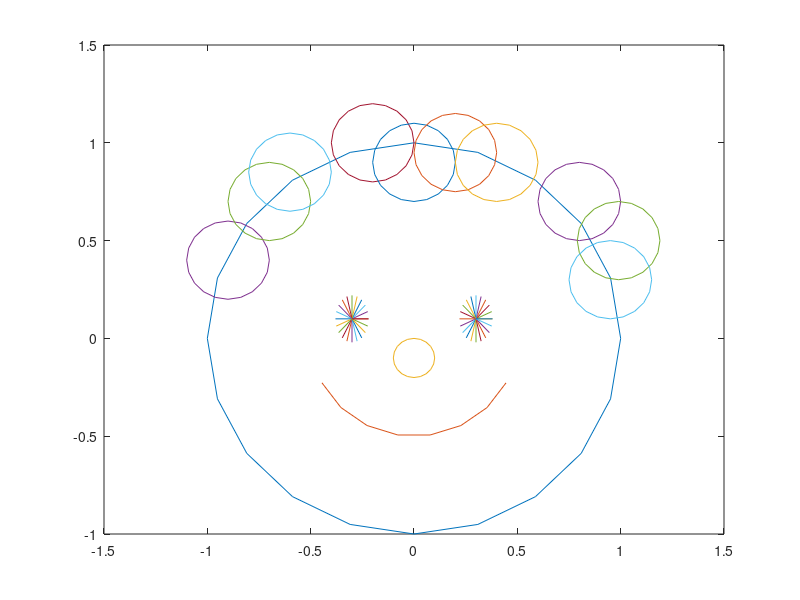

Write the MATLAB code that produced this figure.
function dummy=happy_f1

axis('square')
axis([-1.15,1.2,-1.1,1.25])
dt = pi/10;
t=0:dt:2*pi;
x=cos(t); y=sin(t);

plot( x,y)
hold on

k=0.8
J=length(x)
for j=1:J
plot([-0.3,k*0.1*x(j)-0.3],[0.1,k*0.15*y(j)+0.1])   % left eye
plot([+0.3,k*0.1*x(j)+0.3],[0.1,k*0.15*y(j)+0.1])   % left eye
%plot(k*0.1*x+0.3,k*0.15*y+0.1)   % right eye
end


s1 = 3*pi/2-1.1;
s2 = 3*pi/2+1.1;
s = s1:dt:s2;
xs = 0.5*cos(s); ys = 0.5*sin(s);  % mouth
plot(xs,ys)

k=0.1; xnose=x*k; ynose=y*k-0.1;plot(xnose,ynose)  % nose



xh=x/5-0.9; yh=y/5+0.4;plot(xh,yh)   % ahir
plot(x/5-0.7,y/5+0.7)
plot(x/5-0.6,y/5+0.85)
plot(x/5-0.2,y/5+1)
plot(x/5-0.0,y/5+0.9)
plot(x/5+0.2,y/5+0.95)
plot(x/5+0.4,y/5+0.9)
plot(x/5+0.8,y/5+0.7)
plot(x/5+0.99,y/5+0.5)
plot(x/5+0.95,y/5+0.3)
end 
xlabel('Happy face #1')
